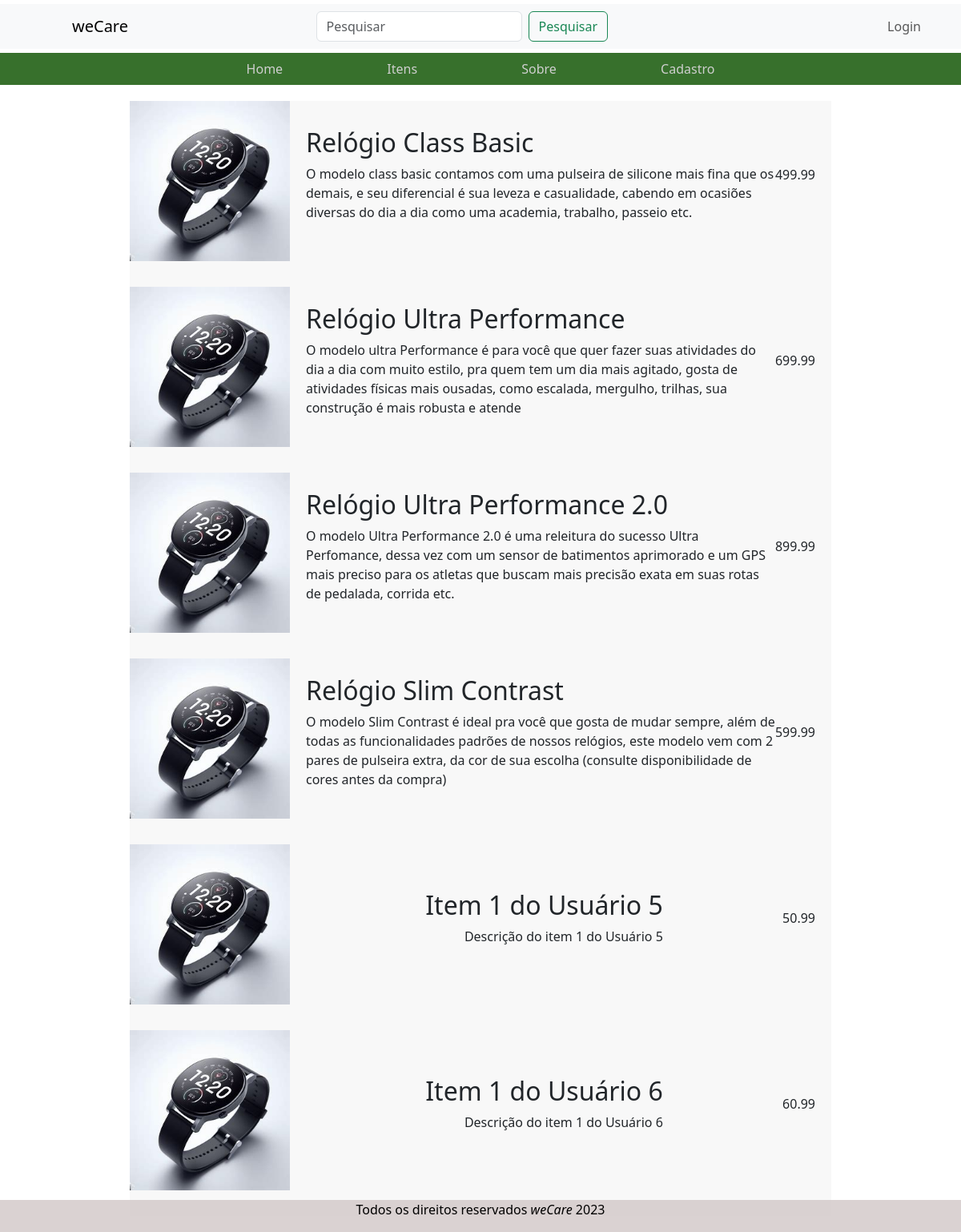
The page /scripts/getProducts.php on the database its author committed.
### tables this page shows
CREATE TABLE PRODUCT_ITEM ( 
  PRODUCT_ITEM_ID INT NOT NULL AUTO_INCREMENT,
  CUSTOMER_ID INT NOT NULL,
  PRODUCT_NAME VARCHAR(50) NOT NULL,
  PRICE DECIMAL(10,2) NOT NULL,
  DESCRIPTION VARCHAR(250) NOT NULL,
  IMAGE_PATH VARCHAR(50), 
  PRIMARY KEY (PRODUCT_ITEM_ID),
  FOREIGN KEY (CUSTOMER_ID) REFERENCES CUSTOMER(CUSTOMER_ID)
);

### scripts/getProducts.php (the view, shortened to what this page needs)
<?php
$pdo = mysqlConnect();
try {
    $sql = "SELECT * FROM PRODUCT_ITEM";
    $result = $pdo->query($sql);
} catch (Exception $e) {
    exit('Ocorreu uma falha: ' . $e->getMessage());
}
?>
<!DOCTYPE html>
<html lang="pt-BR">
<head>
    <link rel="stylesheet" href="style.css">
    <link href="https://cdn.jsdelivr.net/npm/bootstrap@5.3.2/dist/css/bootstrap.min.css" rel="stylesheet">
</head>
<body>
    <nav class="navbar navbar-expand-lg navbar-light bg-light">
        <div class="container">
            <a class="navbar-brand" href="index.php">weCare</a>
            <form class="d-flex mx-auto">
                <input class="form-control me-2" type="search" placeholder="Pesquisar" aria-label="Pesquisar" id="pesq">
                <button class="btn btn-outline-success search-btn" type="submit" id="search-btn" onclick="buscar(event)">Pesquisar</button>
            </form>
            <div class="navbar-nav ms-auto">
                <a class="nav-link" href="login.php"><i class="bi bi-person"></i> Login</a>
            </div>
        </div>
    </nav>
    <nav>
        <ul>
            <li><a href="index.php">Home</a></li>
            <li><a href="itens.php">Itens</a></li>
            <li><a href="sobre.php">Sobre</a></li>
            <li><a href="cadastro.php">Cadastro</a></li>
        </ul>
    </nav>
    <main>
        <div class="container">
                <?php
                while ($row = $result->fetch()) {
                    $nome = $row['PRODUCT_NAME'];
                    $preco = $row['PRICE'];
                    $descricao = $row['DESCRIPTION'];
                    echo <<<HTML
                         <div class = "item" id = "item">
                            <img src="../images/produto1.jpeg" alt="Produto" style="max-width: 200px; height: auto;">
                            <div style="margin-left: 20px;">
                            <h2 class="tituloProduto">$nome</h2>
                            <p>$descricao</p>
                            </div>
                            <div style="margin-right: 20px;">
                            <p>$preco</p>
                            </div>
                        </div>
                        HTML;
                }
                ?>
        </div>
    </main>
</body>
<footer class="fixed-bottom">
    <address>Todos os direitos reservados <cite>weCare</cite> 2023 </address>
</footer>
</html>

### style.css (style rules this page uses)
body { background-color: #ddd; color: #444; font-family: "Helvetica Neue"; line-height: 1.5; }
footer { background-color: #d3c9c9d5; color: #000000; border: grey; text-align: center; }
nav { background-color: #37702c; color: #ffffff; border: rgb(177, 177, 177); text-align: center; margin: 5px 0 0 0; padding: 0.5rem; position: sticky; top: 0; }
nav ul { list-style: none; padding: 0; margin: 0; }
nav ul li { display: inline-block; margin: 0 15px; padding: 0; border: 1px black; }
nav a { color: rgb(207, 207, 207); text-decoration: none; padding: 0 3rem; }
h2 { color: #555; }
main { background-color: white; margin: 20px 30px; padding: 20px 30px; width: 80%; margin: 0 auto; }
h1, h2 { color: rgb(136, 136, 136); margin-top: 0px; }
p { float: right }
.item { display: flex; width: 100%; justify-content: space-between; align-items: center; padding-bottom: 2rem; background-color: #f8f8f8; }

### rows shown on the page
product_item: PRODUCT_NAME "Relógio Class Basic", DESCRIPTION "O modelo class basic contamos com uma pulseira de silicone mais fina que os demais, e seu diferencial é sua leveza e casualidade, cabendo em ocasiões diversas do dia a dia como uma academia, trabalho, passeio etc.", PRICE "499.99"
product_item: PRODUCT_NAME "Relógio Ultra Performance", DESCRIPTION "O modelo ultra Performance é para você que quer fazer suas atividades do dia a dia com muito estilo, pra quem tem um dia mais agitado, gosta de atividades físicas mais ousadas, como escalada, mergulho, trilhas, sua construção é mais robusta e atende", PRICE "699.99"
product_item: PRODUCT_NAME "Relógio Ultra Performance 2.0", DESCRIPTION "O modelo Ultra Performance 2.0 é uma releitura do sucesso Ultra Perfomance, dessa vez com um sensor de batimentos aprimorado e um GPS mais preciso para os atletas que buscam mais precisão exata em suas rotas de pedalada, corrida etc.", PRICE "899.99"
product_item: PRODUCT_NAME "Relógio Slim Contrast", DESCRIPTION "O modelo Slim Contrast é ideal pra você que gosta de mudar sempre, além de todas as funcionalidades padrões de nossos relógios, este modelo vem com 2 pares de pulseira extra, da cor de sua escolha (consulte disponibilidade de cores antes da compra)", PRICE "599.99"
product_item: PRODUCT_NAME "Item 1 do Usuário 5", DESCRIPTION "Descrição do item 1 do Usuário 5", PRICE "50.99"
product_item: PRODUCT_NAME "Item 1 do Usuário 6", DESCRIPTION "Descrição do item 1 do Usuário 6", PRICE "60.99"
